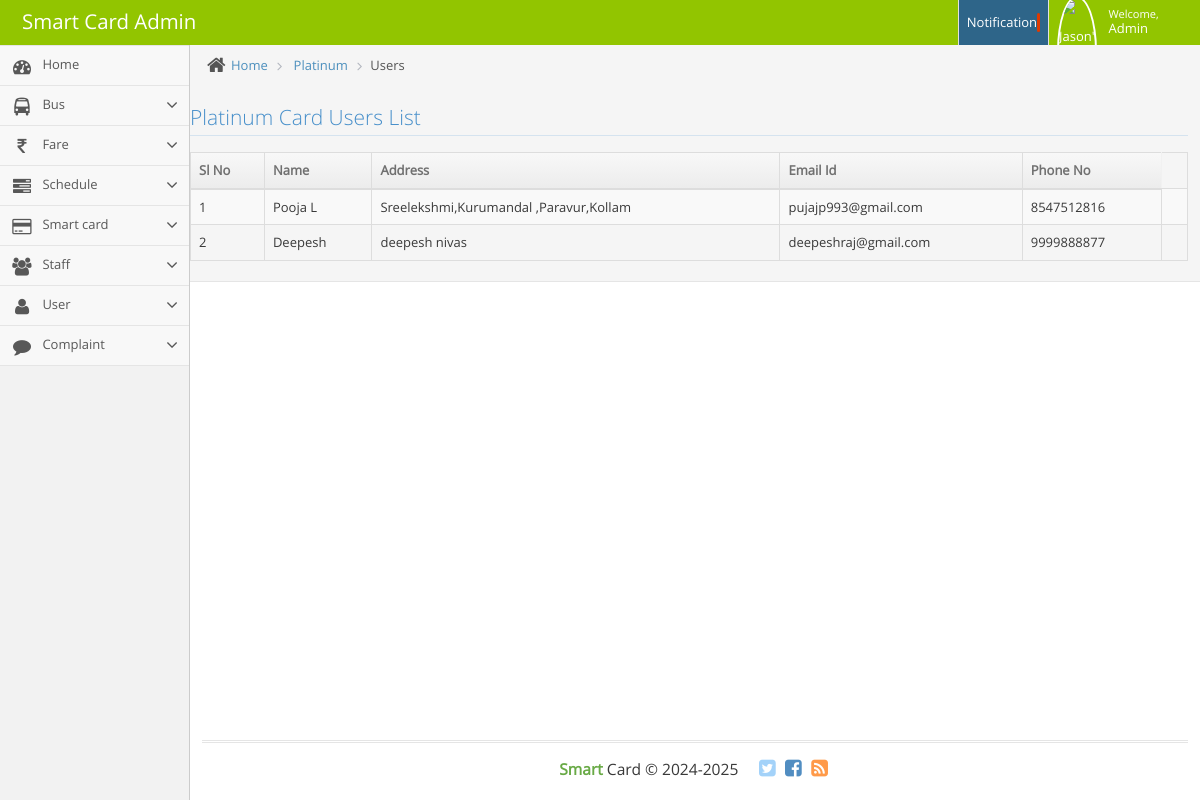
The page /platinum on the database its author committed.
### smart_ticket_app/models.py (models this page shows)
class User(AbstractUser):
    Address=models.CharField(max_length=100,verbose_name="Address")
    Phone_no=models.IntegerField(verbose_name="Phone")
    DOB=models.DateField(verbose_name="Date of Joining")
    Cd_type=models.CharField(max_length=20,verbose_name="Card Type")
    District=models.CharField(max_length=25,verbose_name="District")
    State=models.CharField(max_length=25,verbose_name="State")
    Aadhar_no=models.CharField(max_length=15,verbose_name="AAdhar Number")
    Role=models.CharField(max_length=10,verbose_name="Role")
    class Meta:
        db_table = "tb_user"

### smart_ticket_app/views.py (the view)
# urls.py: path('platinum',views.platinum,name='platinum'),
def platinum(request):
     data=User.objects.filter(Cd_type='Platinum')
     return render(request, 'admins/platinum.html',{'data':data})

### smart_ticket_app/templates/admins/platinum.html
{% include 'admins/ad_header.html' %}
<div class="main-content">
    <div class="main-content-inner">
        <div class="breadcrumbs ace-save-state" id="breadcrumbs">
            <ul class="breadcrumb">
                <li>
                    <i class="ace-icon fa fa-home home-icon"></i>
                    <a href="#">Home</a>
                </li>
                <li>
                    <a href="#">Platinum</a>
                </li>
                <li class="active">Users</li>
            </ul>
                    <div class="row">
                        <div class="col-xs-12">
                            <h3 class="header smaller lighter blue">Platinum Card Users List</h3>
                            <div>
                                <table id="example1" class="table table-bordered table-striped">
                                    <thead>
                                        <tr>
                                            <th>Sl No</th>
                                            <th>Name</th>
                                            <th>Address</th>
                                            <th>Email Id</th>
                                            <th>Phone No</th>
                                        </tr>
                                    </thead>
                                    <tbody>
                                        <tr> {% for i in data %}
                                            <td>{{ forloop.counter }}</td>
                                            <td>{{ i.first_name }}</td>
                                            <td>{{ i.Address }}</td>
                                            <td>{{ i.email }}</td>
                                            <td>{{ i.Phone_no }}</td>
                                            <td></td>
                                        </tr>
                                    {% endfor %}</tbody>
                                        </table>
                                    </div>
                                </div>
                        </div>
                    </div>
                </div>
        </div>
{% include 'admins/ad_footer.html' %}

### rows shown on the page
User: first_name "Pooja L", Address "Sreelekshmi,Kurumandal ,Paravur,Kollam", email "pujajp993@gmail.com", Phone_no "8547512816"
User: first_name "Deepesh", Address "deepesh nivas", email "deepeshraj@gmail.com", Phone_no "9999888877"
